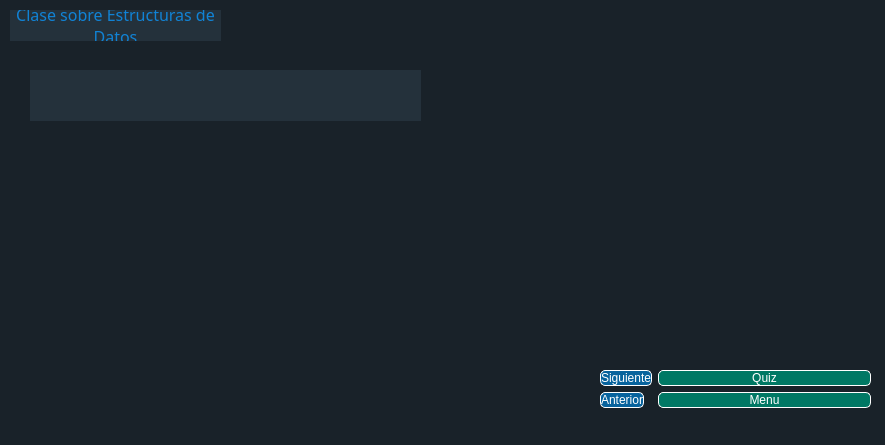
<?xml version="1.0" encoding="UTF-8"?>
<ui version="4.0">
 <class>Clase_Estructuras</class>
 <widget class="QMainWindow" name="Clase_Estructuras">
  <property name="geometry">
   <rect>
    <x>0</x>
    <y>0</y>
    <width>885</width>
    <height>445</height>
   </rect>
  </property>
  <property name="sizePolicy">
   <sizepolicy hsizetype="Maximum" vsizetype="Maximum">
    <horstretch>0</horstretch>
    <verstretch>0</verstretch>
   </sizepolicy>
  </property>
  <property name="minimumSize">
   <size>
    <width>885</width>
    <height>445</height>
   </size>
  </property>
  <property name="maximumSize">
   <size>
    <width>885</width>
    <height>445</height>
   </size>
  </property>
  <property name="tabletTracking">
   <bool>false</bool>
  </property>
  <property name="windowTitle">
   <string>Clase</string>
  </property>
  <property name="styleSheet">
   <string notr="true">background-color: rgb(25, 34, 41);

</string>
  </property>
  <widget class="QWidget" name="centralwidget">
   <widget class="QLabel" name="algoritmosDatos">
    <property name="geometry">
     <rect>
      <x>10</x>
      <y>10</y>
      <width>211</width>
      <height>31</height>
     </rect>
    </property>
    <property name="font">
     <font>
      <family>Arial Rounded MT Bold</family>
      <pointsize>12</pointsize>
     </font>
    </property>
    <property name="styleSheet">
     <string notr="true">background-color: rgb(33, 46, 54);
background-color: rgb(36, 49, 59);
border-top-color: rgb(42, 59, 71);
border-right-color: rgb(42, 59, 71);
border-buttom-color: rgb(42, 59, 71);
border-left-color: rgb(42, 59, 71);
color: rgb(16, 131, 214);

</string>
    </property>
    <property name="text">
     <string>Clase sobre Estructuras de Datos</string>
    </property>
    <property name="alignment">
     <set>Qt::AlignCenter</set>
    </property>
    <property name="wordWrap">
     <bool>true</bool>
    </property>
   </widget>
   <widget class="QLabel" name="label_2">
    <property name="geometry">
     <rect>
      <x>10</x>
      <y>60</y>
      <width>61</width>
      <height>21</height>
     </rect>
    </property>
    <property name="text">
     <string/>
    </property>
   </widget>
   <widget class="QLabel" name="iD">
    <property name="geometry">
     <rect>
      <x>80</x>
      <y>60</y>
      <width>131</width>
      <height>21</height>
     </rect>
    </property>
    <property name="styleSheet">
     <string notr="true"/>
    </property>
    <property name="text">
     <string/>
    </property>
    <property name="scaledContents">
     <bool>true</bool>
    </property>
   </widget>
   <widget class="QLabel" name="questionLabel">
    <property name="geometry">
     <rect>
      <x>30</x>
      <y>70</y>
      <width>391</width>
      <height>51</height>
     </rect>
    </property>
    <property name="font">
     <font>
      <family>Arial Rounded MT Bold</family>
      <pointsize>16</pointsize>
     </font>
    </property>
    <property name="styleSheet">
     <string notr="true">background-color: rgb(33, 46, 54);
background-color: rgb(36, 49, 59);
border-top-color: rgb(42, 59, 71);
border-right-color: rgb(42, 59, 71);
border-buttom-color: rgb(42, 59, 71);
border-left-color: rgb(42, 59, 71);
color: rgb(16, 131, 214);
</string>
    </property>
    <property name="text">
     <string/>
    </property>
    <property name="scaledContents">
     <bool>true</bool>
    </property>
    <property name="alignment">
     <set>Qt::AlignCenter</set>
    </property>
    <property name="wordWrap">
     <bool>true</bool>
    </property>
   </widget>
   <widget class="QLabel" name="imagen">
    <property name="geometry">
     <rect>
      <x>460</x>
      <y>20</y>
      <width>411</width>
      <height>301</height>
     </rect>
    </property>
    <property name="text">
     <string/>
    </property>
    <property name="scaledContents">
     <bool>true</bool>
    </property>
    <property name="wordWrap">
     <bool>true</bool>
    </property>
   </widget>
   <widget class="QLabel" name="texto">
    <property name="geometry">
     <rect>
      <x>30</x>
      <y>140</y>
      <width>401</width>
      <height>281</height>
     </rect>
    </property>
    <property name="font">
     <font>
      <pointsize>12</pointsize>
     </font>
    </property>
    <property name="styleSheet">
     <string notr="true">border-top-color: rgb(42, 82, 158);
border-right-color:rgb(42, 82, 158);
border-buttom-color: rgb(42, 59, 71);
border-left-color: rgb(42, 82, 158);
color: rgb(200, 205, 192);
</string>
    </property>
    <property name="text">
     <string/>
    </property>
    <property name="scaledContents">
     <bool>true</bool>
    </property>
    <property name="alignment">
     <set>Qt::AlignJustify|Qt::AlignVCenter</set>
    </property>
    <property name="wordWrap">
     <bool>true</bool>
    </property>
   </widget>
   <widget class="QWidget" name="formLayoutWidget">
    <property name="geometry">
     <rect>
      <x>600</x>
      <y>370</y>
      <width>271</width>
      <height>51</height>
     </rect>
    </property>
    <layout class="QFormLayout" name="formLayout">
     <item row="0" column="1">
      <widget class="QPushButton" name="irQuiz1">
       <property name="styleSheet">
        <string notr="true">border-style: solid;
border-width: 1px;
;
background-color: rgb(0, 120, 100);
color: rgb(255, 255, 255);
border-radius: 5px;

</string>
       </property>
       <property name="text">
        <string>Quiz</string>
       </property>
       <property name="icon">
        <iconset resource="imagenes.qrc">
         <normaloff>:/images/images/quiz.png</normaloff>:/images/images/quiz.png</iconset>
       </property>
      </widget>
     </item>
     <item row="0" column="0">
      <widget class="QPushButton" name="BotonSiguiente">
       <property name="styleSheet">
        <string notr="true">border-style: solid;
border-width: 1px;
;
background-color: rgb(129, 120, 255);
background-color: rgb(255, 176, 248);
color: rgb(255, 255, 255);
background-color: rgb(7, 99, 157);
border-radius: 5px;</string>
       </property>
       <property name="text">
        <string>Siguiente</string>
       </property>
       <property name="icon">
        <iconset resource="imagenes.qrc">
         <normaloff>:/images/images/Siguiente.png</normaloff>:/images/images/Siguiente.png</iconset>
       </property>
      </widget>
     </item>
     <item row="1" column="0">
      <widget class="QPushButton" name="BotonAnterior">
       <property name="enabled">
        <bool>true</bool>
       </property>
       <property name="cursor">
        <cursorShape>ArrowCursor</cursorShape>
       </property>
       <property name="mouseTracking">
        <bool>false</bool>
       </property>
       <property name="tabletTracking">
        <bool>false</bool>
       </property>
       <property name="styleSheet">
        <string notr="true">border-style: solid;
border-width: 1px;
;
background-color: rgb(129, 120, 255);
background-color: rgb(255, 176, 248);
color: rgb(255, 255, 255);
background-color: rgb(7, 99, 157);
border-radius: 5px;</string>
       </property>
       <property name="text">
        <string>Anterior</string>
       </property>
       <property name="icon">
        <iconset resource="imagenes.qrc">
         <normaloff>:/images/images/Anterior.png</normaloff>:/images/images/Anterior.png</iconset>
       </property>
      </widget>
     </item>
     <item row="1" column="1">
      <widget class="QPushButton" name="botonVolver">
       <property name="styleSheet">
        <string notr="true">border-style: solid;
border-width: 1px;
;
background-color: rgb(0, 120, 100);
color: rgb(255, 255, 255);
border-radius: 5px;

</string>
       </property>
       <property name="text">
        <string>Menu</string>
       </property>
       <property name="icon">
        <iconset resource="imagenes.qrc">
         <normaloff>:/images/images/Menu.png</normaloff>:/images/images/Menu.png</iconset>
       </property>
      </widget>
     </item>
    </layout>
   </widget>
  </widget>
  <widget class="QStatusBar" name="statusbar"/>
 </widget>
 <resources>
  <include location="imagenes.qrc"/>
 </resources>
 <connections/>
</ui>
